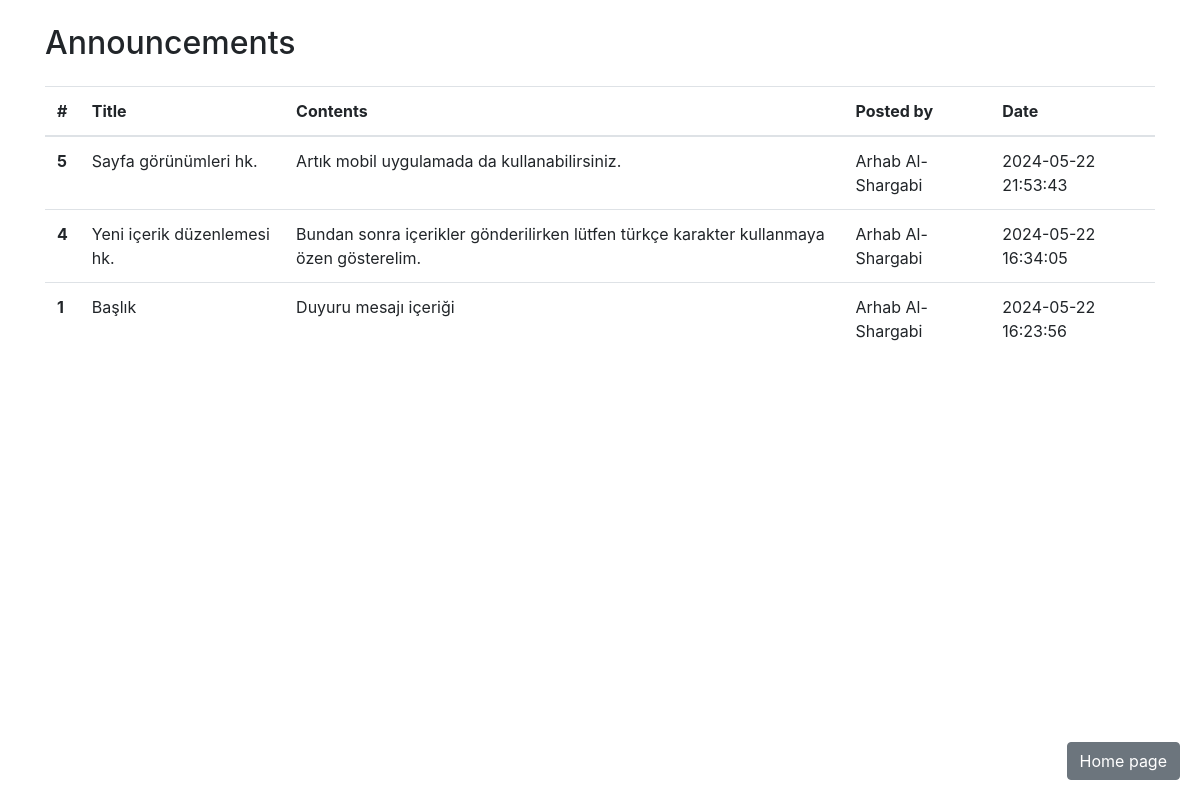
The app's page /kullanici_duyurular.php (signed in) with its own data.
### tables this page shows
CREATE TABLE `announcements` (
  `id` int(11) NOT NULL,
  `title` varchar(255) NOT NULL,
  `content` text NOT NULL,
  `creator_id` int(11) NOT NULL,
  `created_at` timestamp NOT NULL DEFAULT current_timestamp()
);

CREATE TABLE `users` (
  `id` int(11) NOT NULL,
  `name` varchar(255) NOT NULL,
  `email` varchar(255) NOT NULL,
  `password` varchar(255) NOT NULL,
  `role` varchar(255) NOT NULL
);

### kullanici_duyurular.php (the view, shortened to what this page needs)
<!DOCTYPE html>
<html lang="en">
<head>
  <link href="https://maxcdn.bootstrapcdn.com/bootstrap/4.5.2/css/bootstrap.min.css" rel="stylesheet">
</head>
<body>
  <div class="container">
    <div class="row">
      <div class="col-md-12">
        <h2 class="mt-4 mb-4">Announcements</h2>
        <table class="table">
          <thead>
            <tr>
              <th scope="col">#</th>
              <th scope="col">Title</th>
              <th scope="col">Contents</th>
              <th scope="col">Posted by</th>
              <th scope="col">Date</th>
            </tr>
          </thead>
          <tbody>
          <?php
            $servername = "localhost";
            $username = "root";
            $password = "";
            $database = "stokapp";
            $conn = new mysqli($servername, $username, $password, $database);
            $sql = "SELECT announcements.*, users.name AS username FROM announcements JOIN users ON announcements.creator_id = users.id ORDER BY announcements.created_at DESC ";
            $result = $conn->query($sql);
            if ($result->num_rows > 0) {
                while ($row = $result->fetch_assoc()) {
                    echo "<tr>";
                    echo "<th scope='row'>" . $row['id'] . "</th>";
                    echo "<td>" . $row['title'] . "</td>";
                    echo "<td>" . $row['content'] . "</td>";
                    echo "<td>" . $row['username'] . "</td>";
                    echo "<td>" . $row['created_at'] . "</td>";
                    echo "</tr>";
                }
            } else {
                echo "Hiç duyuru bulunamadı.";
            }
            ?>
          </tbody>
        </table>
      </div>
    </div>
  </div>
  <?php
    $return_link = ($_SESSION['user_role'] == 'admin') ? 'yonetici_anasayfa.php' : 'kullanici_anasayfa.php';
?>
<a href="<?php echo $return_link; ?>" class="btn btn-secondary return-button">Home page</a>
</body>
</html>

### kullanici_duyurular.php (style rules this page uses)
.return-button { position: fixed; bottom: 20px; right: 20px; z-index: 99; }

### records on screen
announcements: id "5", title "Sayfa görünümleri hk.", content "Artık mobil uygulamada da kullanabilirsiniz.", creator.name "Arhab Al-Shargabi", created_at "2024-05-22 21:53:43"
announcements: id "4", title "Yeni içerik düzenlemesi hk.", content "Bundan sonra içerikler gönderilirken lütfen türkçe karakter kullanmaya özen gösterelim.", creator.name "Arhab Al-Shargabi", created_at "2024-05-22 16:34:05"
announcements: id "1", title "Başlık", content "Duyuru mesajı içeriği", creator.name "Arhab Al-Shargabi", created_at "2024-05-22 16:23:56"
